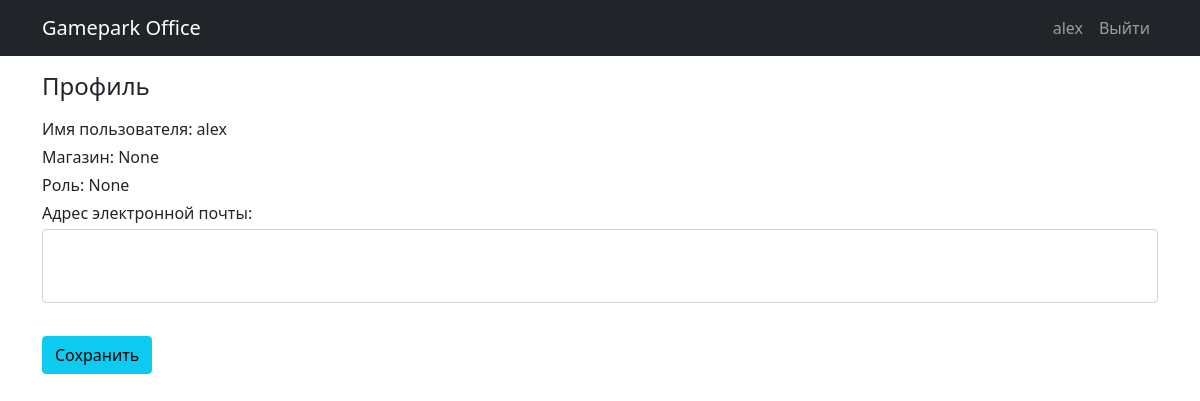
Page /users/profile (signed in) on the earlier database version.
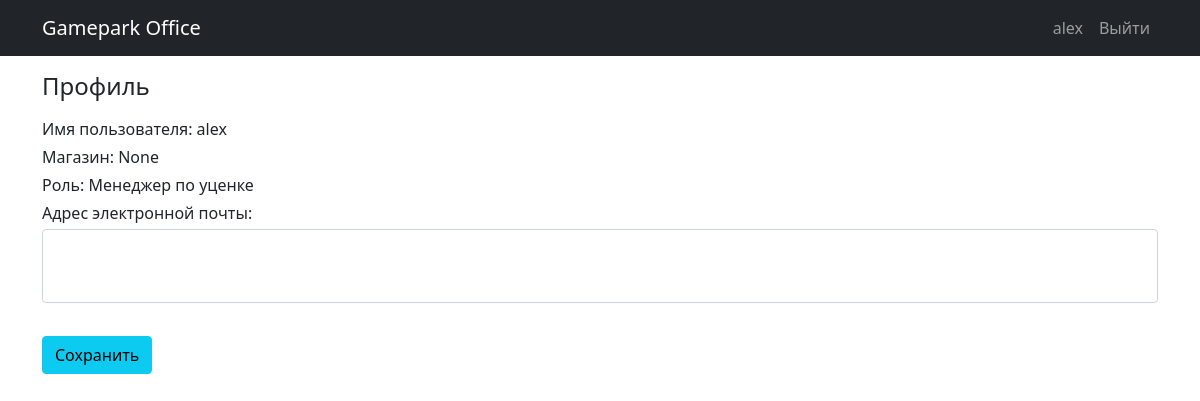
Same page on the later database version.
### users/models.py (models this page shows)
class User(AbstractUser):
    email = models.EmailField(blank=True)
    role = models.ForeignKey(Roles, on_delete=models.PROTECT, null=True, default=None)
    shop = models.ForeignKey(Shops, on_delete=models.PROTECT, null=True, default=None, blank=True)

class Roles(models.Model):
    namerole = models.CharField(max_length=30)
    work_category = models.ManyToManyField(Category, default=None, blank=True)
    class Meta:
        verbose_name_plural = "Роли"
        verbose_name = "Роль"
    def __str__(self):
        return self.namerole

### users/views.py (the view)
# urls.py: path("profile", profile, name="profile"),
@login_required
def profile(request):
    if request.method=="POST":
        form = UserProfileForm(data=request.POST, files=request.FILES)
        if form.is_valid():
            print(form)
            form.save()
        return HttpResponseRedirect(reverse('users:profile'))
    else:
        form = UserProfileForm(instance=request.user)
        print(request.user.shop)
    template = "users/profile.html"
    context = {"form": form}
    return render(request, template, context)

### users/forms.py
class UserProfileForm(UserChangeForm):
    name_class = "form-control py-4"
    attrs_for_email = {"class" : name_class}
    email = forms.CharField(widget=forms.EmailInput(attrs=attrs_for_email))
    class Meta:
        model = User
        fields = ("email",)

### users/templates/users/profile.html (shortened to what this page needs)
{% extends 'main_page/base.html' %}
{% load  static %}
{% block css %}
    <link href= {% static 'styles.css' %} rel="stylesheet">
{% endblock css %}
{% block content %}
<div class="row">
        <div class="col-lg-12">
            <h4 class="mt-3 mb-3">Профиль</h4>
            <form action="{% url 'users:profile' %}" method="post" enctype="multipart/form-data">
                <div class="form-row">
                    <div class="col-lg-12">
                        <p class="mb-1">Имя пользователя: {{user.username}}</p>
                    </div>
                    <div class="col-lg-12">
                        <p class="mb-1">Магазин: {{user.shop}} </p>
                    </div>
                    <div class="col-lg-12">
                        <p class="mb-1">Роль: {{user.role}} </p>
                    </div>
                    <div class="col-lg-12">
                        <label class="mb-1" for={{form.email.id_for_input}}>Адрес электронной
                            почты:</label>
                        {{form.email}}
                    </div>
                </div>
                <div class="form-row">
                    <div class="col-lg-12" style="margin-top: 33px;">
                        <input class="btn btn-info btn-block" type="submit" value="Сохранить">
                    </div>
                </div>
            </form>
        </div>
    </div>
{% endblock content %}

### main_page/templates/main_page/base.html (shortened to what this page needs)
{% load static %}
<!DOCTYPE html>
<html lang="en">
<head>
    <link href= {% static 'bootstrap-5/css/bootstrap.min.css' %}  rel="stylesheet">
    {% block css %}{% endblock css %}
</head>
<body>
<nav class="navbar navbar-expand-lg navbar-dark bg-dark">
    <div class="container">
        <a class="navbar-brand "
           href="{% url 'main_page:index' %}">
           Gamepark Office
        </a>
        <div class="collapse navbar-collapse flex-grow-0" id="navbarContent">
            <ul class="navbar-nav">
                {% if user.is_authenticated %}
                <li class="nav-item">
                    <a class="nav-link" href="{% url 'users:profile' %}">{{user.username }} </a>
                </li>
                    <li class="nav-item">
                        <a class="nav-link" href="{% url 'users:logout' %}">Выйти </a>
                    </li>
                {% else %}
                    <li class="nav-item">
                        <a class="nav-link" href="{% url 'users:login' %}">Войти <i class="fas fa-sign-in-alt"></i></a>
                    </li>
                {% endif %}
            </ul>
        </div>
    </div>
</nav>
<div class="container">
    {% block content %} {% endblock content %}
</div>
</body>
</html>

Differences in the rows shown:
changed User "alex": role "None" → "Менеджер по уценке"
